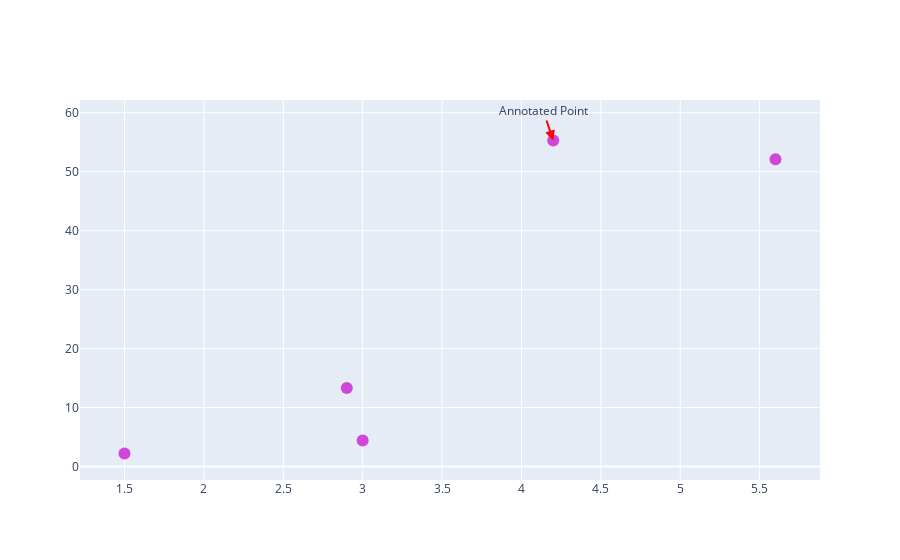

This figure's notebook cell:
### Markdown cell above
## Add simple annotations

Annotation is a key part of a **great visualization**. 

It transforms a simple chart in a whole **piece of story telling**. Before you share your graph with anyone, make sure the key insight are highlighted with `labels`, `shapes` or `color`.

With plotly, we will mainly need to use the `add_annotation()` function. Let's say we want to highlight the 4th data point on the previous scatterplot:

### Code cell
# Add annotation to a specific point
fig.add_annotation(
    x=4.2, y=55.3, # position
    text="Annotated Point", # text
    #showarrow=True,
    arrowhead=2,
    arrowsize=1,
    arrowwidth=2,
    arrowcolor="red"
)

### Figure 1 — Plotly figure (JSON) as saved in the notebook; plotly's stock layout.template omitted (floating-point values rounded to 4 significant figures)
{"data": [{"marker": {"color": "#cb1dd1", "opacity": 0.8, "size": 12}, "mode": "markers", "type": "scatter", "x": [1.5, 2.9, 3, 4.2, 5.6], "y": [2.2, 13.3, 4.4, 55.3, 52.1]}], "layout": {"annotations": [{"arrowcolor": "red", "arrowhead": 2, "arrowsize": 1, "arrowwidth": 2, "text": "Annotated Point", "x": 4.2, "y": 55.3}]}}
